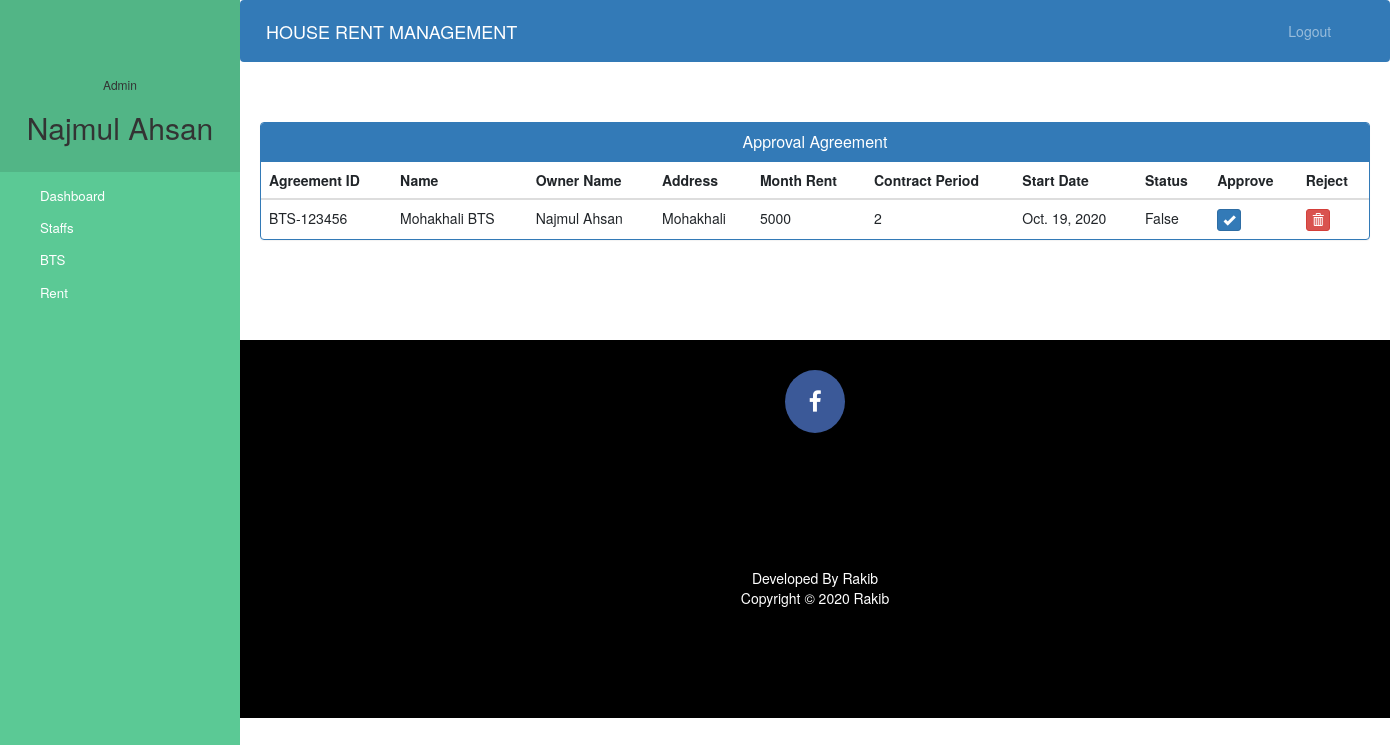
/admin-approve-agreement (signed in), run on the app's committed database.
### Rent/models.py (models this page shows, shortened)
class Agreement(models.Model):
    agreementid= models.CharField(unique=True,max_length=30)
    name= models.CharField(max_length=100)
    address=models.CharField(max_length=100)
    monthrent= models.PositiveIntegerField(null=False)
    hownername = models.CharField(max_length=100)
    contractperiod = models.PositiveIntegerField(blank=False)
    startdate= models.DateField()
    status =models.BooleanField(default=False)
    increment = models.PositiveIntegerField(default=False)
    incrementamount = models.PositiveIntegerField(default=False)
    incrementstatus = models.BooleanField(default=False)

### Rent/views.py (the view)
# urls.py: path('admin-approve-agreement', views.admin_approve_agreement, name='admin-approve-agreement'),
@login_required(login_url='adminlogin')
@user_passes_test(is_admin)
def admin_approve_agreement(request):
    agreement = models.Agreement.objects.all().filter(status=False)
    return render(request, 'admin-approve-agreement.html', {'agreement':agreement})

### Rent/views.py (called while the page is built)
def is_admin(user):
    return user.groups.filter(name='Admin Panel').exists()

### Rent/templates/admin-approve-agreement.html (shortened to what this page needs)
{% extends 'admin_base.html' %}
{% block content %}
{%load static%}
<head>
  <link href="//netdna.bootstrapcdn.com/bootstrap/3.0.0/css/bootstrap.min.css" rel="stylesheet" id="bootstrap-css">
</head>
<div class="container">
  <div class="panel panel-primary">
    <div class="panel-heading">
      <h6 class="panel-title">Approval Agreement</h6>
    </div>
    <table class="table table-hover" id="dev-table">
      <thead>
        <tr>
          <th>Agreement ID</th>
          <th>Name</th>
          <th>Owner Name</th>
          <th>Address</th>
            <th>Month Rent</th>
            <th>Contract Period</th>
            <th>Start Date</th>
          <th>Status</th>
          <th>Approve</th>
          <th>Reject</th>
        </tr>
      </thead>
      {% for d in agreement %}
      <tr>
        <td> {{d.agreementid}}</td>
        <td> {{d.name}}</td>
        <td>{{d.hownername}}</td>
        <td>{{d.address}}</td>
          <td>{{d.monthrent}}</td>
          <td>{{d.contractperiod}}</td>
          <td>{{d.startdate}}</td>
        <td>{{d.status}}</td>
        <td><a class="btn btn-primary btn-xs" href="{% url 'approve_agreement' d.id  %}"><span class="glyphicon glyphicon-ok"></span></a></td>
        <td><a class="btn btn-danger btn-xs" href="{% url 'reject_agreement' d.id  %}"><span class="glyphicon glyphicon-trash"></span></a></td>
      </tr>
      {% endfor %}
    </table>
  </div>
</div>
{% endblock content %}

### Rent/templates/admin_base.html (shortened to what this page needs)
<!DOCTYPE html>
{% load static %}
<html lang="en">
<head>
  <link rel="stylesheet" href="https://stackpath.bootstrapcdn.com/bootstrap/4.3.1/css/bootstrap.min.css">
  <link rel="stylesheet" href="https://maxcdn.bootstrapcdn.com/font-awesome/4.7.0/css/font-awesome.min.css">
  <link rel="stylesheet" href="{% static '/css/style.css' %}">
</head>
<body>
  <nav class="menu" tabindex="0">
    <header class="avatar">
      <br><br>
      <h6>Admin</h6>
      <h2>{{request.user.first_name}}</h2>
    </header>
    <ul>
      <li tabindex="0" class="icon-dashboard"> <a style="color:white; text-decoration:none;" href="/admin-dashboard"><span>Dashboard</span></a> </li>
      <li tabindex="0" class="icon-customers"> <a style="color:white; text-decoration:none;" href="/admin-executive"><span>Staffs</span></a></li>
      <li tabindex="0" class="icon-users"> <a style="color:white; text-decoration:none;" href="/admin-bts"><span>BTS</span></a></li>
      <li tabindex="0" class="icon-calendar"> <a style="color:white; text-decoration:none;" href="/admin-rent"><span>Rent</span></a></li>
    </ul>
  </nav>
  <main>
    <div class="bs-example">
      <nav class="navbar navbar-expand-md  navbar-dark fixed-top" style="background:#337AB7;">
        <a href="/admin-dashboard" class="navbar-brand">HOUSE RENT MANAGEMENT</a>
        <div class="collapse navbar-collapse justify-content-between" id="navbarCollapse">
          <div class="navbar-nav" style=" margin-left: 90%;">
            <a href="/logout" class="nav-item nav-link">Logout</a>
          </div>
        </div>
      </nav>
    </div>
    <br><br>
    {% block content %}
    {% endblock content %}
    <br><br><br><br>
    <footer>
      <p>
        <a id="ftr" href="https://facebook.com/sumit.luv/" class="fa fa-facebook"></a>
      </p>
      <br>
      <div class="container">
        <div class="row">
          <div class="col-md-12 col-sm-12">
            <div style="color:#ffffff;" class="wow fadeInUp footer-copyright">
              <p>Developed By Rakib <br>
                Copyright &copy; 2020 Rakib </p>
            </div>
          </div>
        </div>
      </div>
    </footer>
  </main>
</body>
</html>

### Rent/static/css/style.css (style rules this page uses)
body { padding-left: 240px; }
main { position: relative; height: 100vh; }
.menu { background: #5bc995; height: 100vh; width: 240px; position: fixed; top: 0px; left: 0; z-index: 5; outline: none; }
.menu .avatar { background: rgba(0, 0, 0, 0.1); padding: 2em 0.5em; text-align: center; }
.menu .avatar h2 { font-weight: normal; margin-bottom: 0; }
.menu ul { list-style: none; padding: 0.5em 0; margin: 0; }
.menu ul li { padding: 0.5em 1em 0.5em 3em; font-size: 0.95em; font-weight: regular; background-repeat: no-repeat; background-position: left 15px center; background-size: auto 20px; transition: all 0.15s linear; cursor: pointer; }
.menu ul li.icon-dashboard { background-image: url("http://www.entypo.com/images//gauge.svg"); }
.menu ul li.icon-customers { background-image: url("http://www.entypo.com/images//briefcase.svg"); }
.menu ul li.icon-users { background-image: url("http://www.entypo.com/images//users.svg"); }
.menu ul li.icon-calendar { background-image: url("http://www.entypo.com/images//calendar.svg"); }

### Rent/templates/admin_base.html (style rules this page uses)
a:link { text-decoration: none; }
a { color: white; }
footer { padding: 0px 0px 0px 0px; background-color: black; margin: 0px; }
#ftr { padding: 20px; }
.fa { font-size: 23px; width: 60px; text-align: center; text-decoration: none; margin: 5px 2px; border-radius: 50%; }
.fa-facebook { background: #3B5998; color: white; margin-top: 30px; }
p { text-align: center; }

### Rent/templates/admin-approve-agreement.html (style rules this page uses)
a:link { text-decoration: none; }
h6 { text-align: center; }
.row { margin: 100px; }

### data on the page
Agreement: agreementid "BTS-123456", name "Mohakhali BTS", hownername "Najmul Ahsan", address "Mohakhali", monthrent "5000", contractperiod "2", startdate "Oct. 19, 2020", status "False"

### other printed values
{{ request.user.first_name }} "Najmul Ahsan"
